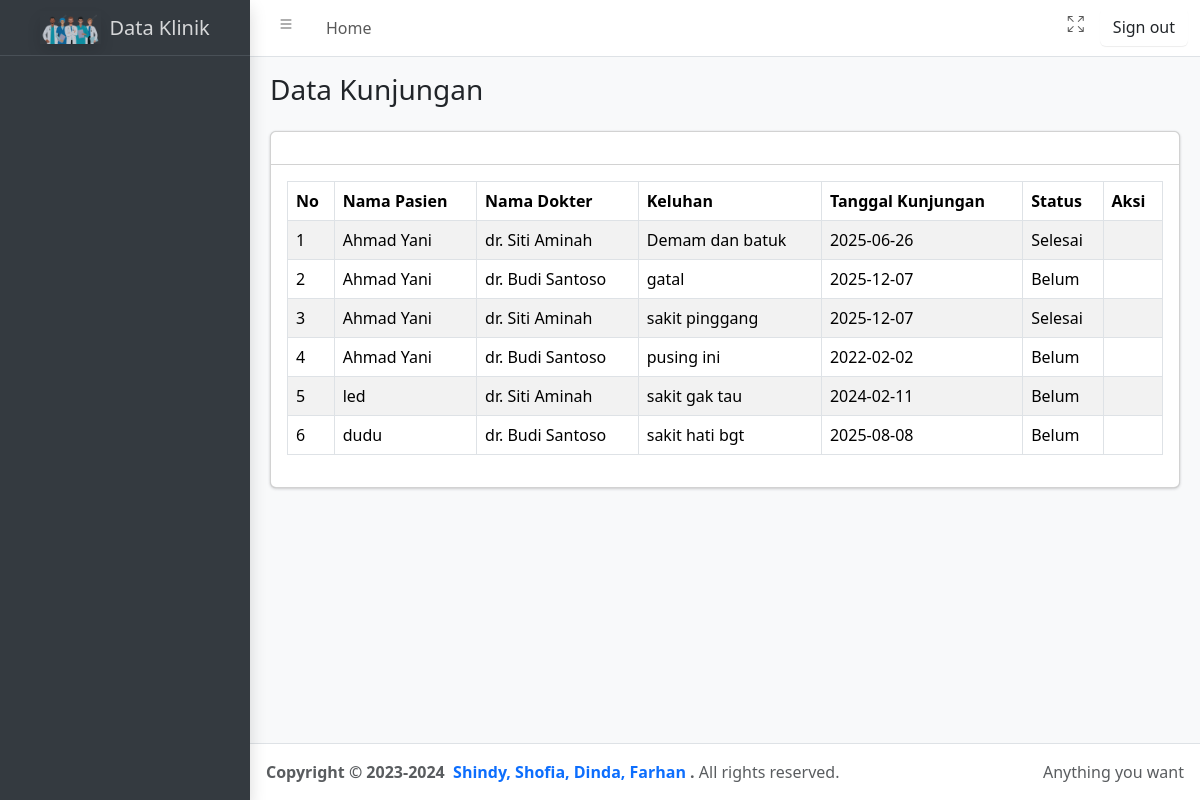
The page /index.php/kunjungan on the database its author committed.
### tables this page shows
CREATE TABLE `kunjungan` (
  `id_kunjungan` int(11) NOT NULL,
  `id_pasien` int(11) DEFAULT NULL,
  `id_dokter` int(11) DEFAULT NULL,
  `keluhan` text DEFAULT NULL,
  `tanggal_kunjungan` date DEFAULT NULL,
  `status` enum('Selesai','Belum') DEFAULT 'Belum'
);

CREATE TABLE `pasien` (
  `id_pasien` int(11) NOT NULL,
  `nama_pasien` varchar(100) NOT NULL,
  `nik` varchar(20) NOT NULL,
  `alamat` text DEFAULT NULL,
  `tanggal_lahir` date DEFAULT NULL,
  `jenis_kelamin` enum('Laki-laki','Perempuan') NOT NULL
);

CREATE TABLE `dokter` (
  `id_dokter` int(11) NOT NULL,
  `nama_dokter` varchar(100) NOT NULL,
  `spesialis` varchar(100) DEFAULT NULL,
  `jadwal_praktek` varchar(100) DEFAULT NULL
);

### application/controllers/kunjungan.php (called while the page is built, shortened)
<?php
class Kunjungan extends CI_Controller
{
    public function __construct()
    {
        $this->load->model('m_kunjungan');
        $this->load->model('m_pasien');
        $this->load->model('m_dokter');
        $this->load->helper('url');
        $this->load->library(['form_validation', 'session']);
    }
    private function _load_template($content_view, $data = [])
    {
        $this->load->view('templates/header', $data);
        $this->load->view('templates/sidebar', $data);
        $this->load->view($content_view, $data);
        $this->load->view('templates/footer', $data);
    }
    public function index()
    {
        $data['title'] = 'Data Kunjungan';
        $data['datakunjungan'] = $this->m_kunjungan->tampil_data()->result();
        $this->_load_template('kunjungan/tampil', $data);
    }
}

### index.php (called while the page is built, shortened)
<?php
require_once BASEPATH.'core/CodeIgniter.php';

### application/models/m_kunjungan.php (called while the page is built, shortened)
<?php
class M_kunjungan extends CI_Model
{
    public function tampil_data()
    {
        $this->db->select('kunjungan.*, pasien.nama_pasien, dokter.nama_dokter');
        $this->db->from('kunjungan');
        $this->db->join('pasien', 'kunjungan.id_pasien = pasien.id_pasien');
        $this->db->join('dokter', 'kunjungan.id_dokter = dokter.id_dokter');
        return $this->db->get();
    }
}

### application/views/kunjungan/tampil.php (the view, shortened to what this page needs)
<main class="app-main">
<div class="app-content-header pt-3">
    <div class="container-fluid">
        <div class="row mb-2">
            <div class="col-sm-6">
                <h3 class="mb-0"><?= $title ?? 'Data Kunjungan' ?></h3>
            </div>
        </div>
    </div>
</div>
<div class="app-content">
    <div class="container-fluid">
        <div class="row">
            <div class="col-12">
                <div class="card">
                    <div class="card-header">
                    </div>
                    <div class="card-body">
                        <div class="table-responsive">
                            <table id="example1" class="table table-bordered table-striped">
                              <thead>
                                  <tr>
                                      <th>No</th>
                                      <th>Nama Pasien</th>
                                      <th>Nama Dokter</th>
                                      <th>Keluhan</th>
                                      <th>Tanggal Kunjungan</th>
                                      <th>Status</th>
                                      <th>Aksi</th>
                                  </tr>
                              </thead>
                              <tbody>
                                  <?php
                                  $no = 1;
                                  foreach ($datakunjungan as $kunjungan) :
                                  ?>
                                      <tr>
                                          <td><?= $no++ ?></td>
                                          <td><?= htmlspecialchars($kunjungan->nama_pasien) ?></td>
                                          <td><?= htmlspecialchars($kunjungan->nama_dokter) ?></td>
                                          <td><?= htmlspecialchars($kunjungan->keluhan) ?></td>
                                          <td><?= htmlspecialchars($kunjungan->tanggal_kunjungan) ?></td>
                                          <td><?= htmlspecialchars($kunjungan->status) ?></td>
                                          <td>
                                          </td>
                                      </tr>
                                  <?php endforeach; ?>
                              </tbody>
                          </table>
                        </div>
                    </div>
                </div>
            </div>
        </div>
    </div>
</div>
</main>

### application/views/templates/header.php (shortened to what this page needs)
<!doctype html>
<html lang="en">
  <head>
    <link
      rel="stylesheet"
      href="https://cdn.jsdelivr.net/npm/@fontsource/source-sans-3@5.0.12/index.css"
    />
    <link
      rel="stylesheet"
      href="https://cdn.jsdelivr.net/npm/overlayscrollbars@2.10.1/styles/overlayscrollbars.min.css"
    />
    <link
      rel="stylesheet"
      href="https://cdn.jsdelivr.net/npm/bootstrap-icons@1.11.3/font/bootstrap-icons.min.css"
    />
    <link rel="stylesheet" href="<?= base_url('assets/css/adminlte.css') ?>" />
    <link rel="stylesheet" href="https://cdn.jsdelivr.net/npm/simple-datatables@9.0.2/dist/style.css">
    <link rel="stylesheet" href="https://cdnjs.cloudflare.com/ajax/libs/font-awesome/5.15.4/css/all.min.css" />
  </head>
  <body class="layout-fixed sidebar-expand-lg bg-body-tertiary">
    <div class="app-wrapper">
      <nav class="app-header navbar navbar-expand bg-body">
        <div class="container-fluid">
          <ul class="navbar-nav">
            <li class="nav-item">
              <a class="nav-link" data-lte-toggle="sidebar" href="#" role="button">
                <i class="bi bi-list"></i>
              </a>
            </li>
            <li class="nav-item d-none d-md-block"><a href="<?= base_url('dashboard') ?>" class="nav-link">Home</a></li>
          </ul>
          <ul class="navbar-nav ms-auto">
            <li class="nav-item">
              <a class="nav-link" href="#" data-lte-toggle="fullscreen">
                <i data-lte-icon="maximize" class="bi bi-arrows-fullscreen"></i>
              </a>
            </li>
            <li class="user-footer">
              <a href="<?= base_url('auth/logout') ?>" class="btn btn-default btn-flat w-100 text-center">Sign out</a>
            </li>
          </ul>
        </div>
      </nav>

### application/views/templates/sidebar.php (shortened to what this page needs)
<aside class="app-sidebar bg-body-secondary shadow" data-bs-theme="dark">
  <div class="sidebar-brand">
    <a href="<?= base_url('dashboard') ?>" class="brand-link">
      <img
        src="<?= base_url('assets/assets/img/si.png') ?>"
        alt="AdminLTE Logo"
        class="brand-image opacity-75 shadow"
      />
      <span class="brand-text fw-light">Data Klinik</span>
    </a>
  </div>
  <div class="sidebar-wrapper">
  </div>
</aside>

### application/views/templates/footer.php (shortened to what this page needs)
      <footer class="app-footer">
        <div class="float-end d-none d-sm-inline">Anything you want</div>
        <strong>
          Copyright &copy; 2023-2024&nbsp;
          <a href="https://adminlte.io" class="text-decoration-none">Shindy, Shofia, Dinda, Farhan </a>.
        </strong>
        All rights reserved.
      </footer>
  </div>
  </body>
</html>

### rows shown on the page
kunjungan: id_pasien.nama_pasien "Ahmad Yani", id_dokter.nama_dokter "dr. Siti Aminah", keluhan "Demam dan batuk", tanggal_kunjungan "2025-06-26", status "Selesai"
kunjungan: id_pasien.nama_pasien "Ahmad Yani", id_dokter.nama_dokter "dr. Budi Santoso", keluhan "gatal", tanggal_kunjungan "2025-12-07", status "Belum"
kunjungan: id_pasien.nama_pasien "Ahmad Yani", id_dokter.nama_dokter "dr. Siti Aminah", keluhan "sakit pinggang", tanggal_kunjungan "2025-12-07", status "Selesai"
kunjungan: id_pasien.nama_pasien "Ahmad Yani", id_dokter.nama_dokter "dr. Budi Santoso", keluhan "pusing ini", tanggal_kunjungan "2022-02-02", status "Belum"
kunjungan: id_pasien.nama_pasien "led", id_dokter.nama_dokter "dr. Siti Aminah", keluhan "sakit gak tau", tanggal_kunjungan "2024-02-11", status "Belum"
kunjungan: id_pasien.nama_pasien "dudu", id_dokter.nama_dokter "dr. Budi Santoso", keluhan "sakit hati bgt", tanggal_kunjungan "2025-08-08", status "Belum"

### other values the page prints
$title "Data Kunjungan"
